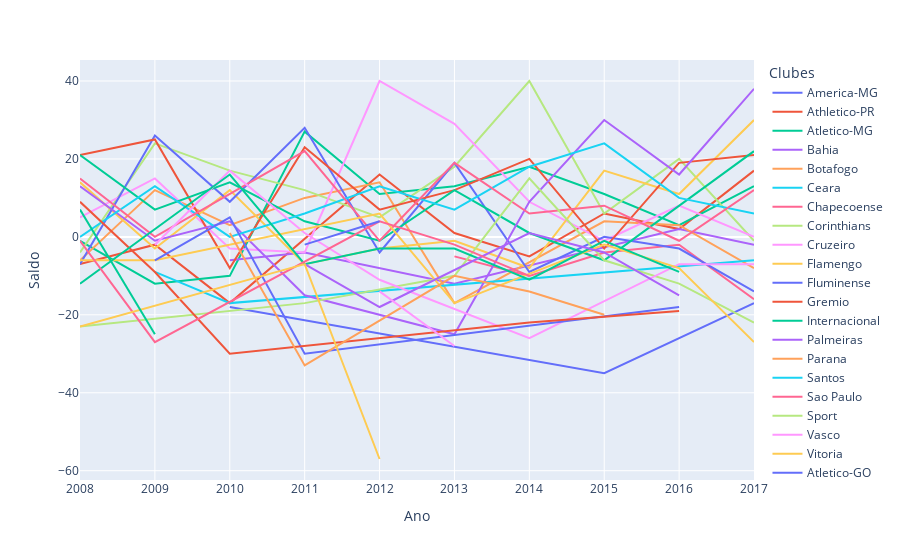

Write notebook code for a chart like this one.
### Code cell
fig = px.line(df, x='Ano', y ='Saldo', color= 'Clubes')
fig.show()

### Figure 1 — Plotly figure (JSON) as saved in the notebook; plotly's stock layout.template omitted (floating-point values rounded to 4 significant figures)
{"data": [{"hovertemplate": "Clubes=America-MG<br>Ano=%{x}<br>Saldo=%{y}<extra></extra>", "legendgroup": "America-MG", "line": {"color": "#636efa", "dash": "solid"}, "marker": {"symbol": "circle"}, "mode": "lines", "name": "America-MG", "orientation": "v", "showlegend": true, "type": "scatter", "x": [2017, 2015, 2010], "xaxis": "x", "y": [-17, -35, -18], "yaxis": "y"}, {"hovertemplate": "Clubes=Athletico-PR<br>Ano=%{x}<br>Saldo=%{y}<extra></extra>", "legendgroup": "Athletico-PR", "line": {"color": "#EF553B", "dash": "solid"}, "marker": {"symbol": "circle"}, "mode": "lines", "name": "Athletico-PR", "orientation": "v", "showlegend": true, "type": "scatter", "x": [2017, 2016, 2015, 2014, 2013, 2012, 2010, 2009, 2008], "xaxis": "x", "y": [17, 2, 6, -5, 1, 16, -17, -2, -7], "yaxis": "y"}, {"hovertemplate": "Clubes=Atletico-MG<br>Ano=%{x}<br>Saldo=%{y}<extra></extra>", "legendgroup": "Atletico-MG", "line": {"color": "#00cc96", "dash": "solid"}, "marker": {"symbol": "circle"}, "mode": "lines", "name": "Atletico-MG", "orientation": "v", "showlegend": true, "type": "scatter", "x": [2017, 2016, 2015, 2014, 2013, 2012, 2011, 2010, 2009, 2008], "xaxis": "x", "y": [13, 3, 11, 18, 13, 11, 27, -10, -12, -1], "yaxis": "y"}, {"hovertemplate": "Clubes=Bahia<br>Ano=%{x}<br>Saldo=%{y}<extra></extra>", "legendgroup": "Bahia", "line": {"color": "#ab63fa", "dash": "solid"}, "marker": {"symbol": "circle"}, "mode": "lines", "name": "Bahia", "orientation": "v", "showlegend": true, "type": "scatter", "x": [2017, 2016, 2013, 2012, 2011, 2010], "xaxis": "x", "y": [-2, 2, -12, -8, -4, -6], "yaxis": "y"}, {"hovertemplate": "Clubes=Botafogo<br>Ano=%{x}<br>Saldo=%{y}<extra></extra>", "legendgroup": "Botafogo", "line": {"color": "#FFA15A", "dash": "solid"}, "marker": {"symbol": "circle"}, "mode": "lines", "name": "Botafogo", "orientation": "v", "showlegend": true, "type": "scatter", "x": [2017, 2016, 2015, 2013, 2012, 2011, 2010, 2009, 2008], "xaxis": "x", "y": [-8, 3, 4, -17, 14, 10, 3, 12, -6], "yaxis": "y"}, {"hovertemplate": "Clubes=Ceara<br>Ano=%{x}<br>Saldo=%{y}<extra></extra>", "legendgroup": "Ceara", "line": {"color": "#19d3f3", "dash": "solid"}, "marker": {"symbol": "circle"}, "mode": "lines", "name": "Ceara", "orientation": "v", "showlegend": true, "type": "scatter", "x": [2017, 2010, 2009], "xaxis": "x", "y": [-6, -17, -9], "yaxis": "y"}, {"hovertemplate": "Clubes=Chapecoense<br>Ano=%{x}<br>Saldo=%{y}<extra></extra>", "legendgroup": "Chapecoense", "line": {"color": "#FF6692", "dash": "solid"}, "marker": {"symbol": "circle"}, "mode": "lines", "name": "Chapecoense", "orientation": "v", "showlegend": true, "type": "scatter", "x": [2017, 2016, 2015, 2014, 2013], "xaxis": "x", "y": [-16, -2, -4, -10, -5], "yaxis": "y"}, {"hovertemplate": "Clubes=Corinthians<br>Ano=%{x}<br>Saldo=%{y}<extra></extra>", "legendgroup": "Corinthians", "line": {"color": "#B6E880", "dash": "solid"}, "marker": {"symbol": "circle"}, "mode": "lines", "name": "Corinthians", "orientation": "v", "showlegend": true, "type": "scatter", "x": [2017, 2016, 2015, 2014, 2013, 2012, 2011, 2010, 2009, 2008], "xaxis": "x", "y": [-1, 20, 6, 40, 18, 5, 12, 17, 24, -4], "yaxis": "y"}, {"hovertemplate": "Clubes=Cruzeiro<br>Ano=%{x}<br>Saldo=%{y}<extra></extra>", "legendgroup": "Cruzeiro", "line": {"color": "#FF97FF", "dash": "solid"}, "marker": {"symbol": "circle"}, "mode": "lines", "name": "Cruzeiro", "orientation": "v", "showlegend": true, "type": "scatter", "x": [2017, 2016, 2015, 2014, 2013, 2012, 2011, 2010, 2009, 2008], "xaxis": "x", "y": [0, 8, -1, 9, 29, 40, -4, -3, 15, 5], "yaxis": "y"}, {"hovertemplate": "Clubes=Flamengo<br>Ano=%{x}<br>Saldo=%{y}<extra></extra>", "legendgroup": "Flamengo", "line": {"color": "#FECB52", "dash": "solid"}, "marker": {"symbol": "circle"}, "mode": "lines", "name": "Flamengo", "orientation": "v", "showlegend": true, "type": "scatter", "x": [2017, 2016, 2015, 2014, 2013, 2012, 2011, 2010, 2009, 2008], "xaxis": "x", "y": [30, 11, 17, -8, -1, -3, -7, 12, -3, 14], "yaxis": "y"}, {"hovertemplate": "Clubes=Fluminense<br>Ano=%{x}<br>Saldo=%{y}<extra></extra>", "legendgroup": "Fluminense", "line": {"color": "#636efa", "dash": "solid"}, "marker": {"symbol": "circle"}, "mode": "lines", "name": "Fluminense", "orientation": "v", "showlegend": true, "type": "scatter", "x": [2017, 2016, 2015, 2014, 2013, 2012, 2011, 2010, 2009, 2008], "xaxis": "x", "y": [-14, -3, 0, -9, 19, -4, 28, 9, 26, -7], "yaxis": "y"}, {"hovertemplate": "Clubes=Gremio<br>Ano=%{x}<br>Saldo=%{y}<extra></extra>", "legendgroup": "Gremio", "line": {"color": "#EF553B", "dash": "solid"}, "marker": {"symbol": "circle"}, "mode": "lines", "name": "Gremio", "orientation": "v", "showlegend": true, "type": "scatter", "x": [2017, 2016, 2015, 2014, 2013, 2012, 2011, 2010, 2009, 2008], "xaxis": "x", "y": [21, 19, -3, 20, 12, 7, 23, -8, 25, 21], "yaxis": "y"}, {"hovertemplate": "Clubes=Internacional<br>Ano=%{x}<br>Saldo=%{y}<extra></extra>", "legendgroup": "Internacional", "line": {"color": "#00cc96", "dash": "solid"}, "marker": {"symbol": "circle"}, "mode": "lines", "name": "Internacional", "orientation": "v", "showlegend": true, "type": "scatter", "x": [2017, 2015, 2014, 2013, 2012, 2011, 2010, 2009, 2008], "xaxis": "x", "y": [22, -6, 1, 12, -1, 4, 14, 7, 21], "yaxis": "y"}, {"hovertemplate": "Clubes=Palmeiras<br>Ano=%{x}<br>Saldo=%{y}<extra></extra>", "legendgroup": "Palmeiras", "line": {"color": "#ab63fa", "dash": "solid"}, "marker": {"symbol": "circle"}, "mode": "lines", "name": "Palmeiras", "orientation": "v", "showlegend": true, "type": "scatter", "x": [2017, 2016, 2015, 2014, 2013, 2011, 2010, 2009, 2008], "xaxis": "x", "y": [38, 16, 30, 9, -25, -15, 4, -1, 13], "yaxis": "y"}, {"hovertemplate": "Clubes=Parana<br>Ano=%{x}<br>Saldo=%{y}<extra></extra>", "legendgroup": "Parana", "line": {"color": "#FFA15A", "dash": "solid"}, "marker": {"symbol": "circle"}, "mode": "lines", "name": "Parana", "orientation": "v", "showlegend": true, "type": "scatter", "x": [2017], "xaxis": "x", "y": [-39], "yaxis": "y"}, {"hovertemplate": "Clubes=Santos<br>Ano=%{x}<br>Saldo=%{y}<extra></extra>", "legendgroup": "Santos", "line": {"color": "#19d3f3", "dash": "solid"}, "marker": {"symbol": "circle"}, "mode": "lines", "name": "Santos", "orientation": "v", "showlegend": true, "type": "scatter", "x": [2017, 2016, 2015, 2014, 2013, 2012, 2011, 2010, 2009, 2008], "xaxis": "x", "y": [6, 10, 24, 18, 7, 13, 6, 0, 13, 0], "yaxis": "y"}, {"hovertemplate": "Clubes=Sao Paulo<br>Ano=%{x}<br>Saldo=%{y}<extra></extra>", "legendgroup": "Sao Paulo", "line": {"color": "#FF6692", "dash": "solid"}, "marker": {"symbol": "circle"}, "mode": "lines", "name": "Sao Paulo", "orientation": "v", "showlegend": true, "type": "scatter", "x": [2017, 2016, 2015, 2014, 2013, 2012, 2011, 2010, 2009, 2008], "xaxis": "x", "y": [12, -1, 8, 6, 19, -1, 22, 11, 0, 15], "yaxis": "y"}, {"hovertemplate": "Clubes=Sport<br>Ano=%{x}<br>Saldo=%{y}<extra></extra>", "legendgroup": "Sport", "line": {"color": "#B6E880", "dash": "solid"}, "marker": {"symbol": "circle"}, "mode": "lines", "name": "Sport", "orientation": "v", "showlegend": true, "type": "scatter", "x": [2017, 2016, 2015, 2014, 2013, 2011, 2008], "xaxis": "x", "y": [-22, -12, -6, 15, -10, -17, -23], "yaxis": "y"}, {"hovertemplate": "Clubes=Vasco<br>Ano=%{x}<br>Saldo=%{y}<extra></extra>", "legendgroup": "Vasco", "line": {"color": "#FF97FF", "dash": "solid"}, "marker": {"symbol": "circle"}, "mode": "lines", "name": "Vasco", "orientation": "v", "showlegend": true, "type": "scatter", "x": [2017, 2016, 2014, 2012, 2011, 2010, 2009], "xaxis": "x", "y": [-7, -7, -26, -11, 1, 17, -2], "yaxis": "y"}, {"hovertemplate": "Clubes=Vitoria<br>Ano=%{x}<br>Saldo=%{y}<extra></extra>", "legendgroup": "Vitoria", "line": {"color": "#FECB52", "dash": "solid"}, "marker": {"symbol": "circle"}, "mode": "lines", "name": "Vitoria", "orientation": "v", "showlegend": true, "type": "scatter", "x": [2017, 2016, 2015, 2013, 2012, 2009, 2008], "xaxis": "x", "y": [-27, -8, -2, -17, 6, -6, -6], "yaxis": "y"}, {"hovertemplate": "Clubes=Atletico-GO<br>Ano=%{x}<br>Saldo=%{y}<extra></extra>", "legendgroup": "Atletico-GO", "line": {"color": "#636efa", "dash": "solid"}, "marker": {"symbol": "circle"}, "mode": "lines", "name": "Atletico-GO", "orientation": "v", "showlegend": true, "type": "scatter", "x": [2016, 2011, 2010, 2009], "xaxis": "x", "y": [-18, -30, 5, -6], "yaxis": "y"}, {"hovertemplate": "Clubes=Avai<br>Ano=%{x}<br>Saldo=%{y}<extra></extra>", "legendgroup": "Avai", "line": {"color": "#EF553B", "dash": "solid"}, "marker": {"symbol": "circle"}, "mode": "lines", "name": "Avai", "orientation": "v", "showlegend": true, "type": "scatter", "x": [2016, 2014, 2010, 2009, 2008], "xaxis": "x", "y": [-19, -22, -30, -9, 9], "yaxis": "y"}, {"hovertemplate": "Clubes=Coritiba<br>Ano=%{x}<br>Saldo=%{y}<extra></extra>", "legendgroup": "Coritiba", "line": {"color": "#00cc96", "dash": "solid"}, "marker": {"symbol": "circle"}, "mode": "lines", "name": "Coritiba", "orientation": "v", "showlegend": true, "type": "scatter", "x": [2016, 2015, 2014, 2013, 2012, 2011, 2010, 2008], "xaxis": "x", "y": [-9, -1, -11, -3, -3, -7, 16, -12], "yaxis": "y"}, {"hovertemplate": "Clubes=Ponte Preta<br>Ano=%{x}<br>Saldo=%{y}<extra></extra>", "legendgroup": "Ponte Preta", "line": {"color": "#ab63fa", "dash": "solid"}, "marker": {"symbol": "circle"}, "mode": "lines", "name": "Ponte Preta", "orientation": "v", "showlegend": true, "type": "scatter", "x": [2016, 2015, 2014, 2012, 2011], "xaxis": "x", "y": [-15, -4, 1, -18, -7], "yaxis": "y"}, {"hovertemplate": "Clubes=Figueirense<br>Ano=%{x}<br>Saldo=%{y}<extra></extra>", "legendgroup": "Figueirense", "line": {"color": "#FFA15A", "dash": "solid"}, "marker": {"symbol": "circle"}, "mode": "lines", "name": "Figueirense", "orientation": "v", "showlegend": true, "type": "scatter", "x": [2015, 2014, 2013, 2011, 2010], "xaxis": "x", "y": [-20, -14, -10, -33, 1], "yaxis": "y"}, {"hovertemplate": "Clubes=Santa Cruz<br>Ano=%{x}<br>Saldo=%{y}<extra></extra>", "legendgroup": "Santa Cruz", "line": {"color": "#19d3f3", "dash": "solid"}, "marker": {"symbol": "circle"}, "mode": "lines", "name": "Santa Cruz", "orientation": "v", "showlegend": true, "type": "scatter", "x": [2015], "xaxis": "x", "y": [-24], "yaxis": "y"}, {"hovertemplate": "Clubes=Goias<br>Ano=%{x}<br>Saldo=%{y}<extra></extra>", "legendgroup": "Goias", "line": {"color": "#FF6692", "dash": "solid"}, "marker": {"symbol": "circle"}, "mode": "lines", "name": "Goias", "orientation": "v", "showlegend": true, "type": "scatter", "x": [2014, 2013, 2012, 2009, 2008], "xaxis": "x", "y": [-10, -2, 4, -27, -1], "yaxis": "y"}, {"hovertemplate": "Clubes=Joinville<br>Ano=%{x}<br>Saldo=%{y}<extra></extra>", "legendgroup": "Joinville", "line": {"color": "#B6E880", "dash": "solid"}, "marker": {"symbol": "circle"}, "mode": "lines", "name": "Joinville", "orientation": "v", "showlegend": true, "type": "scatter", "x": [2014], "xaxis": "x", "y": [-22], "yaxis": "y"}, {"hovertemplate": "Clubes=Criciuma<br>Ano=%{x}<br>Saldo=%{y}<extra></extra>", "legendgroup": "Criciuma", "line": {"color": "#FF97FF", "dash": "solid"}, "marker": {"symbol": "circle"}, "mode": "lines", "name": "Criciuma", "orientation": "v", "showlegend": true, "type": "scatter", "x": [2013, 2012], "xaxis": "x", "y": [-28, -14], "yaxis": "y"}, {"hovertemplate": "Clubes=Nautico<br>Ano=%{x}<br>Saldo=%{y}<extra></extra>", "legendgroup": "Nautico", "line": {"color": "#FECB52", "dash": "solid"}, "marker": {"symbol": "circle"}, "mode": "lines", "name": "Nautico", "orientation": "v", "showlegend": true, "type": "scatter", "x": [2012, 2011, 2008], "xaxis": "x", "y": [-57, -7, -23], "yaxis": "y"}, {"hovertemplate": "Clubes=Portuguesa<br>Ano=%{x}<br>Saldo=%{y}<extra></extra>", "legendgroup": "Portuguesa", "line": {"color": "#636efa", "dash": "solid"}, "marker": {"symbol": "circle"}, "mode": "lines", "name": "Portuguesa", "orientation": "v", "showlegend": true, "type": "scatter", "x": [2012, 2011], "xaxis": "x", "y": [4, -2], "yaxis": "y"}, {"hovertemplate": "Clubes=Guarani<br>Ano=%{x}<br>Saldo=%{y}<extra></extra>", "legendgroup": "Guarani", "line": {"color": "#EF553B", "dash": "solid"}, "marker": {"symbol": "circle"}, "mode": "lines", "name": "Guarani", "orientation": "v", "showlegend": true, "type": "scatter", "x": [2009], "xaxis": "x", "y": [-20], "yaxis": "y"}, {"hovertemplate": "Clubes=Prudente<br>Ano=%{x}<br>Saldo=%{y}<extra></extra>", "legendgroup": "Prudente", "line": {"color": "#00cc96", "dash": "solid"}, "marker": {"symbol": "circle"}, "mode": "lines", "name": "Prudente", "orientation": "v", "showlegend": true, "type": "scatter", "x": [2009, 2008], "xaxis": "x", "y": [-25, 7], "yaxis": "y"}, {"hovertemplate": "Clubes=Santo Andre<br>Ano=%{x}<br>Saldo=%{y}<extra></extra>", "legendgroup": "Santo Andre", "line": {"color": "#ab63fa", "dash": "solid"}, "marker": {"symbol": "circle"}, "mode": "lines", "name": "Santo Andre", "orientation": "v", "showlegend": true, "type": "scatter", "x": [2008], "xaxis": "x", "y": [-15], "yaxis": "y"}], "layout": {"legend": {"title": {"text": "Clubes"}, "tracegroupgap": 0}, "margin": {"t": 60}, "xaxis": {"anchor": "y", "domain": [0, 1], "title": {"text": "Ano"}}, "yaxis": {"anchor": "x", "domain": [0, 1], "title": {"text": "Saldo"}}}}
